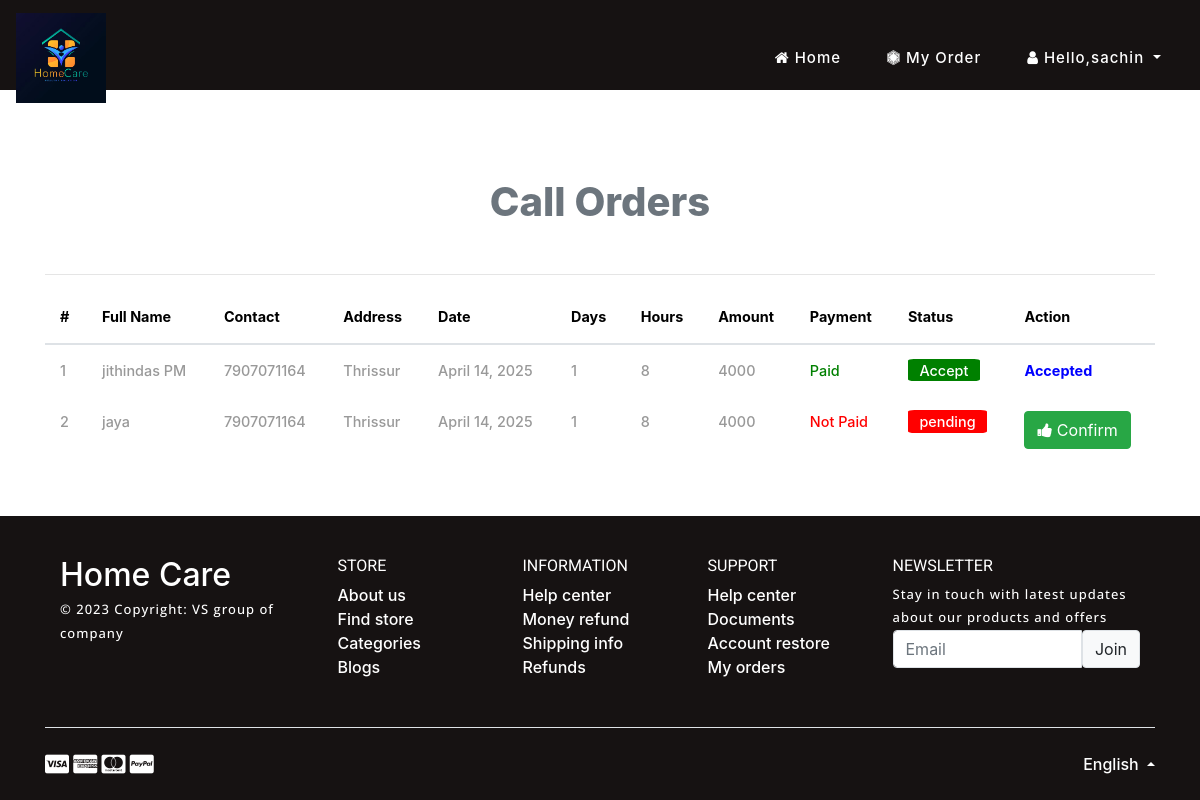
The page /service_order (signed in) on the database as committed earlier.
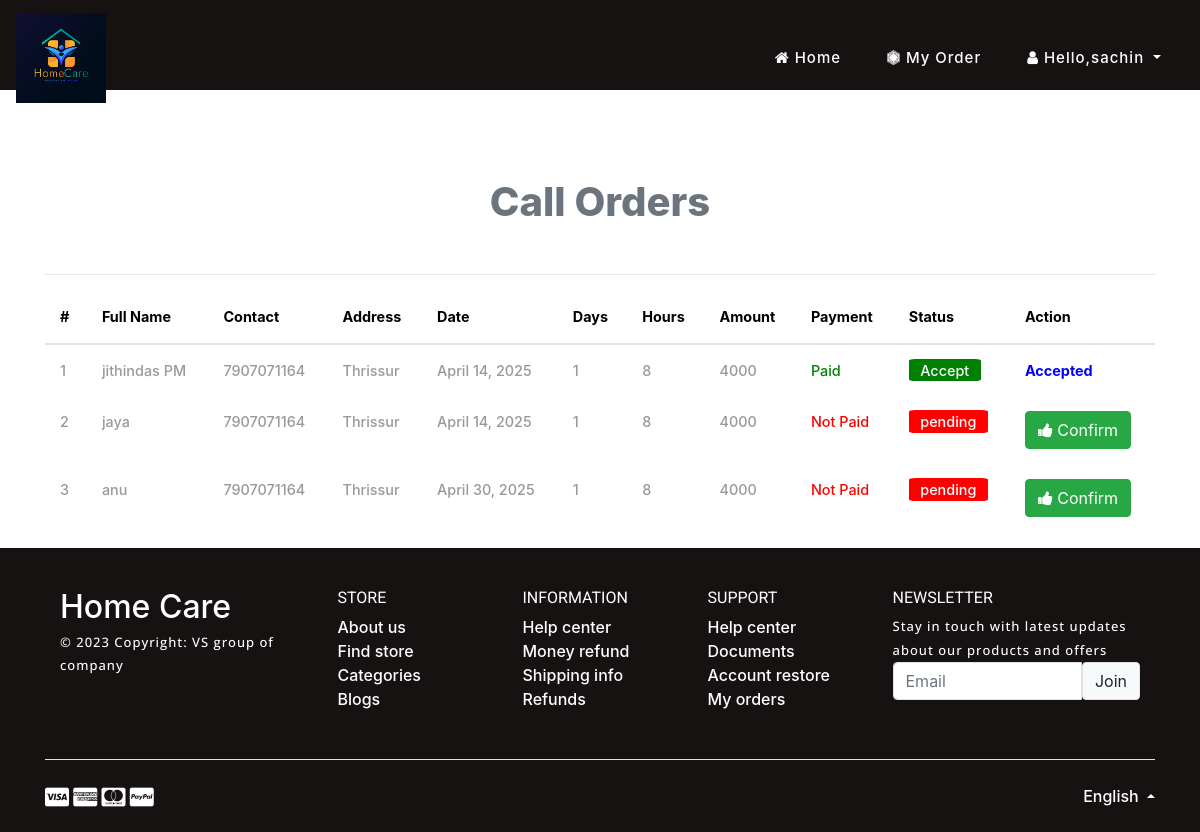
The same page on the database as committed later.
### home_service/models.py (models this page shows, shortened)
class Order(models.Model):
    report_status = models.CharField(max_length=100, null=True)
    status = models.ForeignKey(Status,on_delete=models.CASCADE,null=True)
    service = models.ForeignKey(Service_Man, on_delete=models.CASCADE, null=True)
    customer = models.ForeignKey(Customer, on_delete=models.CASCADE, null=True)
    book_date = models.DateField(null=True)
    book_days = models.CharField(max_length=100, null=True)
    book_hours = models.CharField(max_length=100, null=True)
    price=models.IntegerField(null=True)
    razorpay_payment_id = models.CharField(max_length=100, null=True)
    razorpay_order_id = models.CharField(max_length=100, null=True)
    razorpay_signature = models.CharField(max_length=100, null=True)

class Customer(models.Model):
    user = models.ForeignKey(User, on_delete=models.CASCADE, null=True)
    contact = models.CharField(max_length=100, null=True)
    address = models.CharField(max_length=100, null=True)
    image = models.FileField(null=True,blank=True)

class Status(models.Model):
    status = models.CharField(max_length=30, null=True)

### home_service/views.py (the view)
# urls.py: path('service_order',Service_Order,name="service_order"),
def Service_Order(request):
    user= User.objects.get(id=request.user.id)
    error=""
    try:
        sign = Customer.objects.get(user=user)
        error = "pat"
    except:
        sign = Service_Man.objects.get(user=user)
        pass
    terro=""
    if None == sign.service_name:
        terro = "message"
    else:
        if sign.status.status == "pending":
            terro="message1"
    order = Order.objects.filter(service=sign)
    d = {'error':error,'terro':terro,'order':order}
    return render(request,'service_order.html',d)

### home_service/templates/service_order.html (shortened to what this page needs)
{% extends 'index.html' %}
{% load static %}
{% block body %}
	<div class="w3l_banner_info" style="height:10px">
		<div class="slider1">
			<div class="callbacks_container">
				<ul class="rslides" id="slider3">
					<li>
						<div class="slider1-img" style="height:90px">
							<div class="slider_banner_info">
							</div>
						</div>
					</li>
				</ul>
			</div>
		</div>
	</div>
</header>
<div class="container-fluid" style="margin-top:10%">
  <div class="container">
    <div class="text-center my-5">
      <span class="h1 text-secondary" style="font-weight: 800;">Call Orders</span>
    </div><hr>
    <table class="table table-hover">
      <thead>
        <tr>
          <th style="color:black">#</th>
          <th style="color:black">Full Name</th>
          <th style="color:black">Contact</th>
          <th style="color:black">Address</th>
          <th style="color:black">Date</th>
          <th style="color:black">Days</th>
          <th style="color:black">Hours</th>
          <th style="color:black">Amount</th>
          <th style="color:black">Payment</th>
          <th style="color:black">Status</th>
          <th style="color:black">Action</th>
        </tr>
      </thead>
      <tbody>
        {% for i in order %}
          <tr>
            <td>{{forloop.counter}}</td>
            <td>{{i.customer.user.username}} {{i.customer.user.last_name}}</td>
            <td>{{i.customer.contact}}</td>
            <td>{{i.customer.address}}</td>
            <td>{{i.book_date}}</td>
            <td>{{i.book_days}}</td>
            <td>{{i.book_hours}}</td>
            <td>{{i.price}}</td>
            {% if i.report_status == "Success" %}
               <td style="color:green;">Paid</td>
            {% else %}
               <td style="color:red;">Not Paid</td>
               {% endif %}
            {% if i.status.status == 'Accept' %}
              <td>
                <span style="color:white;background:green;padding:0.2em 0.8em 0.2em 0.8em;border-radius:8%">{{i.status.status}}</span>
              </td>
            {% else %}
              <td>
                <span style="color:white;background:red;padding:0.2em 0.8em 0.2em 0.8em;border-radius:8%">{{i.status.status}}</span>
              </td>
            {% endif %}
            {% if i.status.status == 'Accept' %}
              <td style="font-weight:bold;color:blue">Accepted</td>
            {% else %}
              <td>
                <a href="{% url 'accept_confirmation' i.id %}" >
                  <button class="btn btn-success"  onclick="return confirm('Are You Confirm for Accept Order?')"><i class="fa fa-thumbs-up"></i> Confirm</button>
                </a>
              </td>
            {% endif %}
          </tr>
        {% endfor %}
      </tbody>
    </table>
  </div>
</div>
{% endblock %}

Rows that differ between the two databases and show on the page:
added Order: customer.user.username "anu", customer.contact "7907071164", customer.address "Thrissur", book_date "April 30, 2025", book_days "1", book_hours "8", price "4000", shows "Not Paid", status.status "pending", shows "Confirm"
